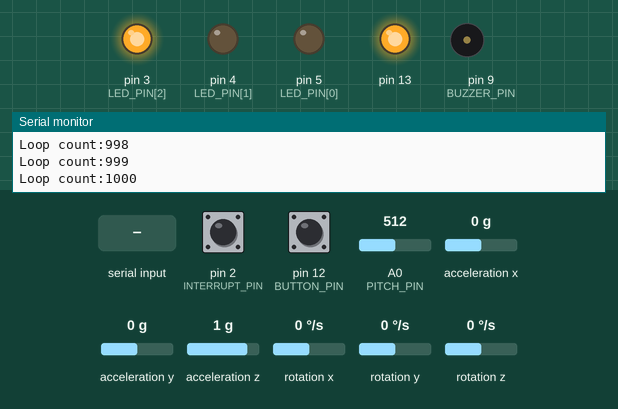
Simulated run of this sketch. Board: Arduino Uno, built with avr-gcc and run on an emulated ATmega328P. Shown: output pins drawn as LEDs (lit = HIGH), buzzer (waves = sounding), the last lines printed to the serial monitor. The test bench sets the inputs (shaded band); at power-on: pin 12 (BUTTON_PIN) HIGH, acceleration x 0 g, pin 2 (INTERRUPT_PIN) LOW, A0 (PITCH_PIN) = 512, acceleration y 0 g, acceleration z 1 g, rotation x 0 °/s, rotation y 0 °/s, rotation z 0 °/s. The sensor or clock chip raises its interrupt line as the real part does.

Above: at 11.7 s.
11.8 s: pin 12 (BUTTON_PIN) pulled LOW for 0.15 s
At 11.96 s:
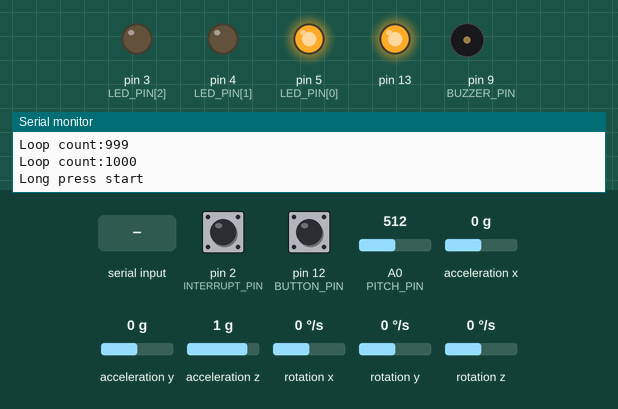
13.5 s: acceleration x set to -1.4 g
At 13.9 s:
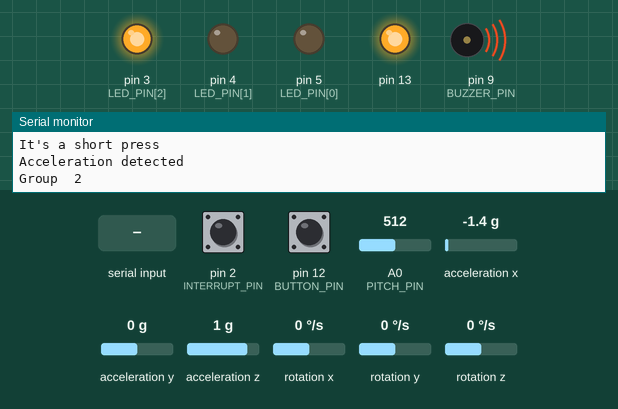
15.5 s: "1\n" received over the second serial link
17.0 s: pin 12 (BUTTON_PIN) pulled LOW for 1 s
At 18.09 s:
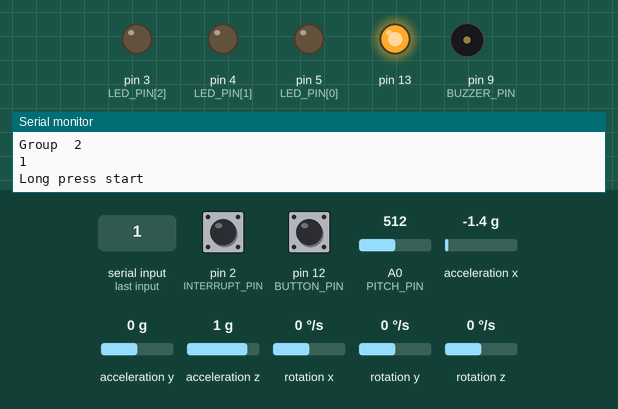
20.0 s: pin 12 (BUTTON_PIN) pulled LOW for 3.2 s
At 20.7 s:
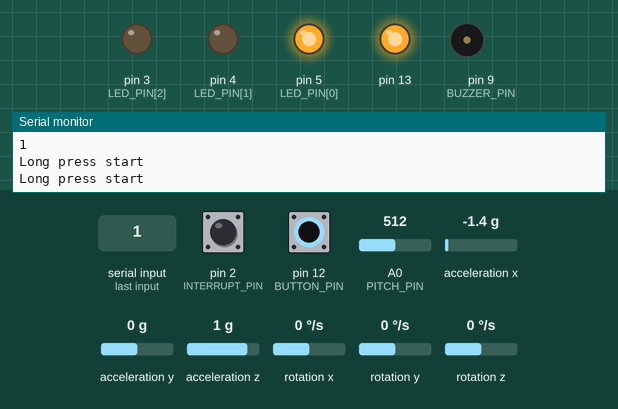
24.8 s: acceleration x set to -0.8 g
Timing chart, 0 to 27.3 s (numbered marks = the images above; inputs shaded):
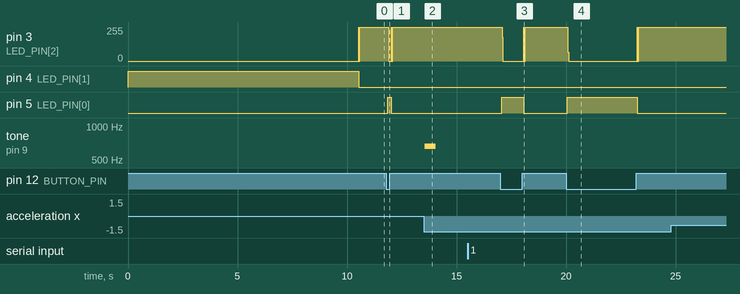

The sketch:

play_music_v2_6_1.ino
```cpp
#include "I2Cdev.h"
#include "MPU6050_6Axis_MotionApps20.h"
#if I2CDEV_IMPLEMENTATION == I2CDEV_ARDUINO_WIRE
    #include "Wire.h"
#endif
#include  <SoftwareSerial.h>
SoftwareSerial BTSerial(10, 11); // RX 、 TX

MPU6050 mpu;
//MPU6050 mpu(0x69); // <-- use for AD0 high

// uncomment "OUTPUT_READABLE_YAWPITCHROLL" if you want to see the yaw/
// pitch/roll angles (in degrees) calculated from the quaternions
//#define OUTPUT_READABLE_YAWPITCHROLL

// uncomment "OUTPUT_READABLE_REALACCEL" if you want to see acceleration
// components with gravity removed.
//#define OUTPUT_READABLE_REALACCEL

#define INTERRUPT_PIN 2  // use pin 2 on Arduino Uno & most boards
//#define LED_PIN 13 // (Arduino is 13, Teensy is 11, Teensy++ is 6)
bool blinkState = false;

// MPU control/status vars
bool dmpReady = false;  // set true if DMP init was successful
uint8_t mpuIntStatus;   // holds actual interrupt status byte from MPU
uint8_t devStatus;      // return status after each device operation (0 = success, !0 = error)
uint16_t packetSize;    // expected DMP packet size (default is 42 bytes)
uint16_t fifoCount;     // count of all bytes currently in FIFO
uint8_t fifoBuffer[64]; // FIFO storage buffer

// orientation/motion vars
Quaternion q;           // [w, x, y, z]         quaternion container
VectorInt16 aa;         // [x, y, z]            accel sensor measurements
VectorInt16 aaReal;     // [x, y, z]            gravity-free accel sensor measurements
VectorFloat gravity;    // [x, y, z]            gravity vector
float ypr[3];           // [yaw, pitch, roll]   yaw/pitch/roll container and gravity vector
VectorInt16 last_aaReal;// [x, y, z]            use to store the last acc state

// Pose vars
#define IDLE  0
#define ACCEL 1
#define WAIT_DACCE 2
#define DACCE 3
int state = IDLE;
int state_count = 0;
long X_ave = 0;
long Z_ave = 0;

// Melody vars
#define Do  523
#define Re  587
#define Mi  659
#define Fa  698
#define So  1568
#define La  880
#define Si  988
#define Doh 1046
int melody[8] = {Do, Re, Mi, Fa, So, La, Si, Doh};

// Mapping
#define DO  '1'
#define RE  '2'
#define MI  '3'
#define FA  '4'
#define SO  '5'
#define LA  '6'
#define SI  '7'
#define DOH '8'
uint8_t cmd_map[8] = {DO, RE, MI, FA, SO, LA, SI, DOH};

#define BUZZER_PIN 9
unsigned long buzz_time = 0;

// LED vars       [R, G, B]
const uint16_t LED_PIN[3] = { 5, 4, 3 };

// Pitch vars
#define PITCH_PIN A0
int pitch_high=0;

// Button vars
#define BUTTON_PIN 12
// 0 => not pressed
// 1 => not debounced delay yet
// 2 => pressed and debounced
// 3 => press a long time
//uint16_t chore_state = 0;
bool long_press_start = false;
unsigned long lastDebounceTime = 0;  // the last time the output pin was toggled
unsigned long confirmPressStart = 0; // conferm that the button has been pressed, start counting the time pressed
unsigned long debounceDelay = 50;    // the debounce time; increase if the output flickers
unsigned long longPressThres = 300;    // the debounce time; increase if the output flickers
bool lastButtonState = LOW;   // the previous reading from the input pin
bool button_state = false;


bool isChord = false;

// ================================================================
// ===               INTERRUPT DETECTION ROUTINE                ===
// ================================================================
volatile bool mpuInterrupt = false;     // indicates whether MPU interrupt pin has gone high

void dmpDataReady() {
    mpuInterrupt = true;
}

// ======================================================================
// ===  Use value in buffer to calculate the accel related to world   ===
// ======================================================================
void calWorldAcc() {
  /* Acquire data from fifobuffer */
  mpu.dmpGetQuaternion(&q, fifoBuffer);
  mpu.dmpGetAccel(&aa, fifoBuffer);
  mpu.dmpGetGravity(&gravity, &q);
  mpu.dmpGetLinearAccel(&aaReal, &aa, &gravity);
  mpu.dmpGetYawPitchRoll(ypr, &q, &gravity);

  #ifdef OUTPUT_READABLE_YAWPITCHROLL
      Serial.print("ypr\t");
      Serial.print(ypr[0] * 180/M_PI);
      Serial.print("\t");
      Serial.print(ypr[1] * 180/M_PI);
      Serial.print("\t");
      Serial.print(ypr[2] * 180/M_PI);
      Serial.print("\t");
  #endif

  #ifdef OUTPUT_READABLE_REALACCEL
      Serial.print("areal\t");
      Serial.print(aaReal.x);
      Serial.print("\t");
      Serial.print(aaReal.y);
      Serial.print("\t");
      Serial.print(aaReal.z);
      Serial.println("\t");
  #endif
}

// ======================================================================
// ===  Light up the LED, using different color at different status   ===
// ===  0 => Turn off the light                                       ===
// ===  1 => Red                                                      ===
// ===  2 => Green                                                    ===
// ===  3 => Blue                                                     ===
// ===  4 => Orange                                                   ===
// ======================================================================
void lightLed(int color) {
  digitalWrite(LED_PIN[0], LOW);
  digitalWrite(LED_PIN[1], LOW);
  digitalWrite(LED_PIN[2], LOW);

  if(color == 1) {       //  RED
    digitalWrite(LED_PIN[0], HIGH);
  }
  else if(color == 2) {       //  GREEN
    digitalWrite(LED_PIN[1], HIGH);
  }
  else if(color == 3) {       //  BLUE
    digitalWrite(LED_PIN[2], HIGH);
  }
  else if(color == 4) {       //  YELLOW
    digitalWrite(LED_PIN[0], HIGH);
    digitalWrite(LED_PIN[2], HIGH);
    digitalWrite(LED_PIN[1], HIGH);
  }
  else {
    Serial.println("Error color");
  }
}

// ================================================================
// ===                      INITIAL SETUP                       ===
// ================================================================
void setup() {
    // Use Pin 13 as 5v power supply
    pinMode(13, OUTPUT);
    digitalWrite(13, HIGH);

    // Resistance Initial
    pinMode(PITCH_PIN, INPUT);

    // Initialize led output pin
    pinMode(LED_PIN[0], OUTPUT);
    pinMode(LED_PIN[1], OUTPUT);
    pinMode(LED_PIN[2], OUTPUT);

    // BUTTON_PIN Initialized
    // Turn up red light for not ready
    lightLed(2);

    // join I2C bus (I2Cdev library doesn't do this automatically)
    #if I2CDEV_IMPLEMENTATION == I2CDEV_ARDUINO_WIRE
        Wire.begin();
        Wire.setClock(400000); // 400kHz I2C clock. Comment this line if having compilation difficulties
    #elif I2CDEV_IMPLEMENTATION == I2CDEV_BUILTIN_FASTWIRE
        Fastwire::setup(400, true);
    #endif

    // BUZZER_PIN Initialized
    pinMode(BUZZER_PIN, OUTPUT);

    pinMode(BUTTON_PIN, INPUT_PULLUP);

    // Serial open
    Serial.begin(115200);
    //Bluetooth serial open
    BTSerial.begin(9600);
    while (!Serial); // wait for Leonardo enumeration, others continue immediately
    // initialize device
    Serial.println(F("Initializing I2C devices..."));

    //Mpu initialize
    mpu.initialize();
    pinMode(INTERRUPT_PIN, INPUT);

    // verify connection
    Serial.println(F("Testing device connections..."));
    Serial.println(mpu.testConnection() ? F("MPU6050 connection successful") : F("MPU6050 connection failed"));

    // load and configure the DMP
    Serial.println(F("Initializing DMP..."));
    devStatus = mpu.dmpInitialize();

    // make sure it worked (returns 0 if so)
    if (devStatus == 0) {
        // turn on the DMP, now that it's ready
        Serial.println(F("Enabling DMP..."));
        mpu.setDMPEnabled(true);

        // enable Arduino interrupt detection
        Serial.print(F("Enabling interrupt detection (Arduino external interrupt "));
        Serial.print(digitalPinToInterrupt(INTERRUPT_PIN));
        Serial.println(F(")..."));
        attachInterrupt(digitalPinToInterrupt(INTERRUPT_PIN), dmpDataReady, RISING);
        mpuIntStatus = mpu.getIntStatus();

        // set our DMP Ready flag so the main loop() function knows it's okay to use it
        Serial.println(F("DMP ready! Waiting for first interrupt..."));
        dmpReady = true;

        // get expected DMP packet size for later comparison
        packetSize = mpu.dmpGetFIFOPacketSize();
    } else {
        Serial.print(F("DMP Initialization failed (code "));
        Serial.print(devStatus);
        Serial.println(F(")"));
    }

    //wait mpu
    mpu_wait();
    // configure LED for output
    lightLed(3);
}

// ================================================================
// ===                    Wait for mpu stable                   ===
// ================================================================
void mpu_wait(){
    int loopcount = 1;
    while(true){
        // if programming failed, don't try to do anything
        if (!dmpReady) return;

        // wait for MPU interrupt or extra packet(s) available
        while (!mpuInterrupt && fifoCount < packetSize) {
            if (mpuInterrupt && fifoCount < packetSize) {
              // try to get out of the infinite loop
              fifoCount = mpu.getFIFOCount();
            }
        }

        // reset interrupt flag and get INT_STATUS byte
        mpuInterrupt = false;
        mpuIntStatus = mpu.getIntStatus();

        // get current FIFO count
        fifoCount = mpu.getFIFOCount();

        // check for overflow (this should never happen unless our code is too inefficient)
        if ((mpuIntStatus & _BV(MPU6050_INTERRUPT_FIFO_OFLOW_BIT)) || fifoCount >= 1024) {
            // reset so we can continue cleanly
            mpu.resetFIFO();
            fifoCount = mpu.getFIFOCount();
            Serial.println(F("FIFO overflow!"));

        // otherwise, check for DMP data ready interrupt (this should happen frequently)
        } else if (mpuIntStatus & _BV(MPU6050_INTERRUPT_DMP_INT_BIT)) {
            // wait for correct available data length, should be a VERY short wait
            while (fifoCount < packetSize) fifoCount = mpu.getFIFOCount();

            // read a packet from FIFO
            mpu.getFIFOBytes(fifoBuffer, packetSize);

            // track FIFO count here in case there is > 1 packet available
            // (this lets us immediately read more without waiting for an interrupt)
            fifoCount -= packetSize;
            // Acquire data from fifobuffer
            calWorldAcc();

            if(loopcount >1000){
                if(abs(aaReal.x) < 200 && abs(aaReal.y) < 200 && abs(aaReal.z) < 200){
                  break;
                }
            }
        }

        Serial.print("Loop count:");
        Serial.println(loopcount);
        loopcount++;
    }
}

// ================================================================
// ===                 Judge which pitch is now                 ===
// ================================================================
int judgePitch() {
  int reading = analogRead(PITCH_PIN);
  if(reading < 250) {
    return 8;
  }
  else if(reading > 750) {
    return 10;
  }
  else {
    return 9;
  }
}

// ================================================================
// ===          Judge if the button is hit, with debounce       ===
// ================================================================
void buttonHit() {
  // read the state of the switch into a local variable:
  bool reading = digitalRead(BUTTON_PIN);
  reading = !reading; // inverse, for using input pullup

  // check to see if you just pressed the button
  // (i.e. the input went from LOW to HIGH), and you've waited long enough
  // since the last press to ignore any noise:

  // If the switch changed, due to noise or pressing:
  if (reading != lastButtonState) {
    // reset the debouncing timer
    lastDebounceTime = millis();
  }

  if ((millis() - lastDebounceTime) > debounceDelay) {
    // Debounce finished, able to do the judgement
    button_state = reading;
  }

  // save the reading. Next time through the loop, it'll be the lastButtonState:
  lastButtonState = reading;
}

// ================================================================
// ===         Use button state to judge the chore state        ===
// ================================================================
void pressState() {
  // run button status
  buttonHit();
//  Serial.print(millis() - confirmPressStart);
  // If the button is pressed and is the first time pressed
  if(button_state && !long_press_start) {
    confirmPressStart = millis();
    long_press_start = true;
    lightLed(1);
    Serial.println("Long press start");
  }
  // If the button is released immediately
  else if(!button_state && long_press_start && ((millis() - confirmPressStart) < longPressThres) ) {
    isChord = !isChord;
    long_press_start = false;
    Serial.println("It's a short press");
    if(isChord)
      BTSerial.write("11");
    else
      BTSerial.write("12");
//    delay(1000);
    lightLed(3);
  }
  else if(!button_state){
    long_press_start = false;
    lightLed(3);
  }
}

// ================================================================
// ===                    MAIN PROGRAM LOOP                     ===
// ================================================================
void loop() {
    /*
     * For debug, able to get Serial and BlurTooth to work
     */
    if (BTSerial.available())
      Serial.write(BTSerial.read());
    // Keep reading from Arduino Serial Monitor and send to HC-05
    if (Serial.available())
      BTSerial.write(Serial.read());

    // indicate start
//    digitalWrite(LED_PIN,HIGH);

    // If buzz buzzing for 500ms then stop
    if(millis() - buzz_time > 500){
      noTone(BUZZER_PIN);
    }

    // if programming failed, don't try to do anything
    if (!dmpReady) return;


    /***************************************************
     *                                                 *
     *                Get button status                *
     *                                                 *
     ***************************************************/
    pressState();
//    Serial.print("Chord: ");
//    Serial.print(isChord);
//    Serial.print("long_press_start");
//    Serial.println(long_press_start);
    /***************************************************
     *                                                 *
     *            Get resistance status                *
     *                                                 *
     ***************************************************/
    int tmp_pitch = judgePitch();
    if(tmp_pitch != pitch_high) {
      pitch_high = tmp_pitch;
      if(pitch_high < 10)
        BTSerial.write( pitch_high+'0' );
      else if(pitch_high == 10 )
        BTSerial.write( "10" );
      else{}
//      Serial.print(analogRead(A0));
//      Serial.print("pitch_high: ");
//      Serial.println(pitch_high);
//      delay(1000);
    }

    /***************************************************
     *                                                 *
     *                  Get MPU status                 *
     *                                                 *
     ***************************************************/
    // wait for MPU interrupt or extra packet(s) available
    while (!mpuInterrupt && fifoCount < packetSize) {
        if (mpuInterrupt && fifoCount < packetSize) {
          // try to get out of the infinite loop
          fifoCount = mpu.getFIFOCount();
        }
    }

    // reset interrupt flag and get INT_STATUS byte
    mpuInterrupt = false;
    mpuIntStatus = mpu.getIntStatus();

    // get current FIFO count
    fifoCount = mpu.getFIFOCount();

    // check for overflow (this should never happen unless our code is too inefficient)
    if ((mpuIntStatus & _BV(MPU6050_INTERRUPT_FIFO_OFLOW_BIT)) || fifoCount >= 1024) {
        // reset so we can continue cleanly
        mpu.resetFIFO();
        fifoCount = mpu.getFIFOCount();
        Serial.println(F("FIFO overflow!"));

    // otherwise, check for DMP data ready interrupt (this should happen frequently)
    }
    else if (mpuIntStatus & _BV(MPU6050_INTERRUPT_DMP_INT_BIT)) {
        // wait for correct available data length, should be a VERY short wait
        while (fifoCount < packetSize) fifoCount = mpu.getFIFOCount();

        // read a packet from FIFO
        mpu.getFIFOBytes(fifoBuffer, packetSize);

        // track FIFO count here in case there is > 1 packet available
        // (this lets us immediately read more without waiting for an interrupt)
        fifoCount -= packetSize;

        /* Acquire data from fifobuffer */
        calWorldAcc();

        /* Calculate acceleration */
        long aa_x = aaReal.x;
        //long aa_y = aaReal.y;
        long aa_z = aaReal.z;
        long aa_total = sqrt( aa_x*aa_x +  aa_z*aa_z);

        /* If the force isn't large enough then skip this procedure */
        /* Usually, deacceleration value is smaller than acceleration */
        if(aa_total >= 800 && state == WAIT_DACCE){
            Serial.print("Deacceleration detected  ");
            Serial.println(state_count);
            if(state_count == 4){
              state = DACCE;
            }
            state_count++;
        }
        /* If acceleration is large enough than detect motion */
        else if(aa_total >= 3000){
            /* If idling and sense an accelleration then go to accelerate state */
            if(state == IDLE){
              Serial.println("Acceleration detected");
              state = ACCEL;
            }
            /* Record several accel state acceleration data and its moving average */
            if(state == ACCEL){
                /* Get five samples of acceleration */
                if(state_count <4){
                    X_ave = X_ave + aa_x;
                    Z_ave = Z_ave + aa_z;
                    state_count++;
                }
                /* After getting 4 sample then calculate average and obtain groups */
                else if(state_count == 4 && !long_press_start){
                    state_count++;
                    X_ave = X_ave/state_count;
                    Z_ave = Z_ave/state_count;
                    /* Calculate swing acceleration */
                    long x_z = sqrt( X_ave*X_ave + Z_ave*Z_ave);
                    /* Calculate force angle relative to sensor and map to 360 degree */
                    int angle = acos(float(X_ave)/x_z)*180/M_PI;
                    if(aa_z <0){
                        angle = 360-angle;
                    }
                    /* Take sensor angle into consideration */
                    int final_angle = angle + ypr[1] * 180/M_PI;
                    if(final_angle >= 360){
                      final_angle = final_angle - 360;
                    }else if(final_angle < 0){
                      final_angle = final_angle + 360;
                    }

                    /* Divide into 8 groups */
                    int divide_angle = final_angle + 22.5;
                    if(divide_angle >= 360){
                      divide_angle = divide_angle - 360;
                    }
                    int group = divide_angle/45;
                    char send_group = group + '0';
//                    BTSerial.write(send_group);
                    BTSerial.write(cmd_map[group]);     // Send the command after mapping
                    play(group);
                    Serial.print("Group  ");
                    Serial.println(group);
                }
            }
        }
        /*
        If acceleration isn't that big but previous state is acceleration, then wait for deacceleration.
        If acceleration isn't that big but previous state is deacceleration, then a cycle finish --idle.
        */
        else{
            if(state == ACCEL){
                Serial.println("go wait deacceleration");
                state = WAIT_DACCE;
                state_count = 0;
                X_ave = 0;
                Z_ave = 0;
            }
            if(state == DACCE){
                Serial.println("After deacceleration go idle");
                state = IDLE;
                state_count = 0;
            }
        }
    }
    else{}
}

// ================================================================
// ===                    Play tone                             ===
// ================================================================
void play(int group){
    buzz_time = millis();
    tone(BUZZER_PIN, melody[group]);
}
```

Measured:
- after the input at 11.8 s, pin 3 (LED_PIN[2]): 255/255 → 0/255 after 0.09 s, → 255/255 0.12 s later; pin 5 (LED_PIN[0]): LOW → HIGH after 0.06 s, → LOW 0.15 s later
- after the input at 13.5 s, tone on pin 9 (BUZZER_PIN): silent → 659 Hz after 0.05 s, → silent 0.51 s later
- after the input at 17.0 s, pin 3 (LED_PIN[2]): 255/255 → 0/255 after 0.08 s, → 255/255 0.99 s later; pin 5 (LED_PIN[0]): LOW → HIGH after 0.06 s, → LOW 1.0 s later
- after the input at 20.0 s, pin 3 (LED_PIN[2]): 255/255 → 0/255 after 0.08 s, → 255/255 3.2 s later; pin 5 (LED_PIN[0]): LOW → HIGH after 0.05 s, → LOW 3.2 s later
